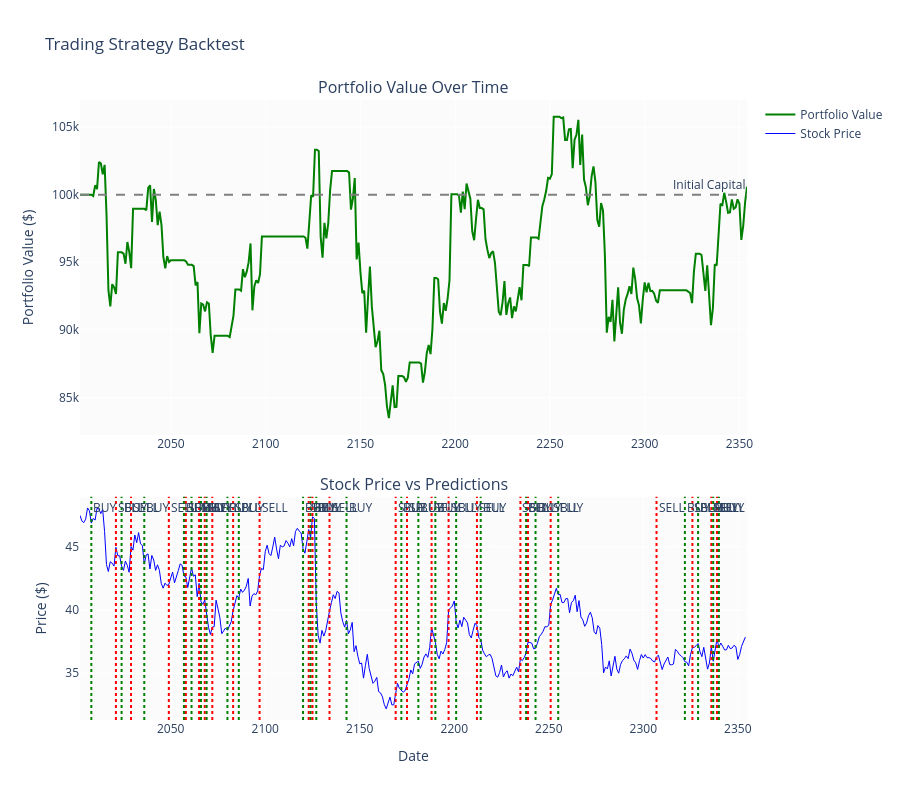

Notebook code for this chart:
### Code cell
# Run backtest
results = backtest_trading_strategy(
    model=model,
    X_test=X_test,
    y_test=y_test,
    test_df=test_df,  # Your test dataframe with Date index
    initial_capital=100000,
    fee_rate=0.001,  # 0.1% fee
    min_price_change=0.01  # 1% minimum change to trade
)

# Print results
print_backtest_results(results)

# Plot results
plot_backtest_results(results, test_df, y_test)

### Figure 1 — Plotly figure (JSON) as saved in the notebook; plotly's stock layout.template omitted (floating-point values rounded to 4 significant figures; data arrays with more than 128 entries replaced by an {"elided": "..."} marker saying what was removed)
{"data": [{"line": {"color": "green", "width": 2}, "mode": "lines", "name": "Portfolio Value", "type": "scatter", "x": {"elided": "353 int values"}, "xaxis": "x", "y": {"elided": "354 float values"}, "yaxis": "y"}, {"line": {"color": "blue", "width": 1}, "mode": "lines", "name": "Stock Price", "type": "scatter", "x": {"elided": "353 int values"}, "xaxis": "x2", "y": {"elided": "353 float values"}, "yaxis": "y2"}], "layout": {"annotations": [{"font": {"size": 16}, "showarrow": false, "text": "Portfolio Value Over Time", "x": 0.5, "xanchor": "center", "xref": "paper", "y": 1, "yanchor": "bottom", "yref": "paper"}, {"font": {"size": 16}, "showarrow": false, "text": "Stock Price vs Predictions", "x": 0.5, "xanchor": "center", "xref": "paper", "y": 0.36, "yanchor": "bottom", "yref": "paper"}, {"showarrow": false, "text": "Initial Capital", "x": 1, "xanchor": "right", "xref": "x domain", "y": 100000, "yanchor": "bottom", "yref": "y"}, {"showarrow": false, "text": "BUY", "x": 2008, "xanchor": "left", "xref": "x2", "y": 1, "yanchor": "top", "yref": "y2 domain"}, {"showarrow": false, "text": "SELL", "x": 2021, "xanchor": "left", "xref": "x2", "y": 1, "yanchor": "top", "yref": "y2 domain"}, {"showarrow": false, "text": "BUY", "x": 2024, "xanchor": "left", "xref": "x2", "y": 1, "yanchor": "top", "yref": "y2 domain"}, {"showarrow": false, "text": "SELL", "x": 2029, "xanchor": "left", "xref": "x2", "y": 1, "yanchor": "top", "yref": "y2 domain"}, {"showarrow": false, "text": "BUY", "x": 2036, "xanchor": "left", "xref": "x2", "y": 1, "yanchor": "top", "yref": "y2 domain"}, {"showarrow": false, "text": "SELL", "x": 2049, "xanchor": "left", "xref": "x2", "y": 1, "yanchor": "top", "yref": "y2 domain"}, {"showarrow": false, "text": "BUY", "x": 2057, "xanchor": "left", "xref": "x2", "y": 1, "yanchor": "top", "yref": "y2 domain"}, {"showarrow": false, "text": "SELL", "x": 2058, "xanchor": "left", "xref": "x2", "y": 1, "yanchor": "top", "yref": "y2 domain"}, {"showarrow": false, "text": "BUY", "x": 2061, "xanchor": "left", "xref": "x2", "y": 1, "yanchor": "top", "yref": "y2 domain"}, {"showarrow": false, "text": "SELL", "x": 2065, "xanchor": "left", "xref": "x2", "y": 1, "yanchor": "top", "yref": "y2 domain"}, {"showarrow": false, "text": "BUY", "x": 2066, "xanchor": "left", "xref": "x2", "y": 1, "yanchor": "top", "yref": "y2 domain"}, {"showarrow": false, "text": "SELL", "x": 2068, "xanchor": "left", "xref": "x2", "y": 1, "yanchor": "top", "yref": "y2 domain"}, {"showarrow": false, "text": "BUY", "x": 2069, "xanchor": "left", "xref": "x2", "y": 1, "yanchor": "top", "yref": "y2 domain"}, {"showarrow": false, "text": "SELL", "x": 2072, "xanchor": "left", "xref": "x2", "y": 1, "yanchor": "top", "yref": "y2 domain"}, {"showarrow": false, "text": "BUY", "x": 2080, "xanchor": "left", "xref": "x2", "y": 1, "yanchor": "top", "yref": "y2 domain"}, {"showarrow": false, "text": "SELL", "x": 2083, "xanchor": "left", "xref": "x2", "y": 1, "yanchor": "top", "yref": "y2 domain"}, {"showarrow": false, "text": "BUY", "x": 2086, "xanchor": "left", "xref": "x2", "y": 1, "yanchor": "top", "yref": "y2 domain"}, {"showarrow": false, "text": "SELL", "x": 2097, "xanchor": "left", "xref": "x2", "y": 1, "yanchor": "top", "yref": "y2 domain"}, {"showarrow": false, "text": "BUY", "x": 2120, "xanchor": "left", "xref": "x2", "y": 1, "yanchor": "top", "yref": "y2 domain"}, {"showarrow": false, "text": "SELL", "x": 2123, "xanchor": "left", "xref": "x2", "y": 1, "yanchor": "top", "yref": "y2 domain"}, {"showarrow": false, "text": "BUY", "x": 2124, "xanchor": "left", "xref": "x2", "y": 1, "yanchor": "top", "yref": "y2 domain"}, {"showarrow": false, "text": "SELL", "x": 2125, "xanchor": "left", "xref": "x2", "y": 1, "yanchor": "top", "yref": "y2 domain"}, {"showarrow": false, "text": "BUY", "x": 2127, "xanchor": "left", "xref": "x2", "y": 1, "yanchor": "top", "yref": "y2 domain"}, {"showarrow": false, "text": "SELL", "x": 2134, "xanchor": "left", "xref": "x2", "y": 1, "yanchor": "top", "yref": "y2 domain"}, {"showarrow": false, "text": "BUY", "x": 2143, "xanchor": "left", "xref": "x2", "y": 1, "yanchor": "top", "yref": "y2 domain"}, {"showarrow": false, "text": "SELL", "x": 2169, "xanchor": "left", "xref": "x2", "y": 1, "yanchor": "top", "yref": "y2 domain"}, {"showarrow": false, "text": "BUY", "x": 2172, "xanchor": "left", "xref": "x2", "y": 1, "yanchor": "top", "yref": "y2 domain"}, {"showarrow": false, "text": "SELL", "x": 2175, "xanchor": "left", "xref": "x2", "y": 1, "yanchor": "top", "yref": "y2 domain"}, {"showarrow": false, "text": "BUY", "x": 2181, "xanchor": "left", "xref": "x2", "y": 1, "yanchor": "top", "yref": "y2 domain"}, {"showarrow": false, "text": "SELL", "x": 2188, "xanchor": "left", "xref": "x2", "y": 1, "yanchor": "top", "yref": "y2 domain"}, {"showarrow": false, "text": "BUY", "x": 2190, "xanchor": "left", "xref": "x2", "y": 1, "yanchor": "top", "yref": "y2 domain"}, {"showarrow": false, "text": "SELL", "x": 2197, "xanchor": "left", "xref": "x2", "y": 1, "yanchor": "top", "yref": "y2 domain"}, {"showarrow": false, "text": "BUY", "x": 2201, "xanchor": "left", "xref": "x2", "y": 1, "yanchor": "top", "yref": "y2 domain"}, {"showarrow": false, "text": "SELL", "x": 2212, "xanchor": "left", "xref": "x2", "y": 1, "yanchor": "top", "yref": "y2 domain"}, {"showarrow": false, "text": "BUY", "x": 2214, "xanchor": "left", "xref": "x2", "y": 1, "yanchor": "top", "yref": "y2 domain"}, {"showarrow": false, "text": "SELL", "x": 2235, "xanchor": "left", "xref": "x2", "y": 1, "yanchor": "top", "yref": "y2 domain"}, {"showarrow": false, "text": "BUY", "x": 2238, "xanchor": "left", "xref": "x2", "y": 1, "yanchor": "top", "yref": "y2 domain"}, {"showarrow": false, "text": "SELL", "x": 2239, "xanchor": "left", "xref": "x2", "y": 1, "yanchor": "top", "yref": "y2 domain"}, {"showarrow": false, "text": "BUY", "x": 2243, "xanchor": "left", "xref": "x2", "y": 1, "yanchor": "top", "yref": "y2 domain"}, {"showarrow": false, "text": "SELL", "x": 2251, "xanchor": "left", "xref": "x2", "y": 1, "yanchor": "top", "yref": "y2 domain"}, {"showarrow": false, "text": "BUY", "x": 2255, "xanchor": "left", "xref": "x2", "y": 1, "yanchor": "top", "yref": "y2 domain"}, {"showarrow": false, "text": "SELL", "x": 2307, "xanchor": "left", "xref": "x2", "y": 1, "yanchor": "top", "yref": "y2 domain"}, {"showarrow": false, "text": "BUY", "x": 2322, "xanchor": "left", "xref": "x2", "y": 1, "yanchor": "top", "yref": "y2 domain"}, {"showarrow": false, "text": "SELL", "x": 2326, "xanchor": "left", "xref": "x2", "y": 1, "yanchor": "top", "yref": "y2 domain"}, {"showarrow": false, "text": "BUY", "x": 2329, "xanchor": "left", "xref": "x2", "y": 1, "yanchor": "top", "yref": "y2 domain"}, {"showarrow": false, "text": "SELL", "x": 2336, "xanchor": "left", "xref": "x2", "y": 1, "yanchor": "top", "yref": "y2 domain"}, {"showarrow": false, "text": "BUY", "x": 2337, "xanchor": "left", "xref": "x2", "y": 1, "yanchor": "top", "yref": "y2 domain"}, {"showarrow": false, "text": "SELL", "x": 2339, "xanchor": "left", "xref": "x2", "y": 1, "yanchor": "top", "yref": "y2 domain"}, {"showarrow": false, "text": "BUY", "x": 2340, "xanchor": "left", "xref": "x2", "y": 1, "yanchor": "top", "yref": "y2 domain"}], "height": 800, "shapes": [{"line": {"color": "gray", "dash": "dash"}, "type": "line", "x0": 0, "x1": 1, "xref": "x domain", "y0": 100000, "y1": 100000, "yref": "y"}, {"line": {"color": "green", "dash": "dot"}, "type": "line", "x0": 2008, "x1": 2008, "xref": "x2", "y0": 0, "y1": 1, "yref": "y2 domain"}, {"line": {"color": "red", "dash": "dot"}, "type": "line", "x0": 2021, "x1": 2021, "xref": "x2", "y0": 0, "y1": 1, "yref": "y2 domain"}, {"line": {"color": "green", "dash": "dot"}, "type": "line", "x0": 2024, "x1": 2024, "xref": "x2", "y0": 0, "y1": 1, "yref": "y2 domain"}, {"line": {"color": "red", "dash": "dot"}, "type": "line", "x0": 2029, "x1": 2029, "xref": "x2", "y0": 0, "y1": 1, "yref": "y2 domain"}, {"line": {"color": "green", "dash": "dot"}, "type": "line", "x0": 2036, "x1": 2036, "xref": "x2", "y0": 0, "y1": 1, "yref": "y2 domain"}, {"line": {"color": "red", "dash": "dot"}, "type": "line", "x0": 2049, "x1": 2049, "xref": "x2", "y0": 0, "y1": 1, "yref": "y2 domain"}, {"line": {"color": "green", "dash": "dot"}, "type": "line", "x0": 2057, "x1": 2057, "xref": "x2", "y0": 0, "y1": 1, "yref": "y2 domain"}, {"line": {"color": "red", "dash": "dot"}, "type": "line", "x0": 2058, "x1": 2058, "xref": "x2", "y0": 0, "y1": 1, "yref": "y2 domain"}, {"line": {"color": "green", "dash": "dot"}, "type": "line", "x0": 2061, "x1": 2061, "xref": "x2", "y0": 0, "y1": 1, "yref": "y2 domain"}, {"line": {"color": "red", "dash": "dot"}, "type": "line", "x0": 2065, "x1": 2065, "xref": "x2", "y0": 0, "y1": 1, "yref": "y2 domain"}, {"line": {"color": "green", "dash": "dot"}, "type": "line", "x0": 2066, "x1": 2066, "xref": "x2", "y0": 0, "y1": 1, "yref": "y2 domain"}, {"line": {"color": "red", "dash": "dot"}, "type": "line", "x0": 2068, "x1": 2068, "xref": "x2", "y0": 0, "y1": 1, "yref": "y2 domain"}, {"line": {"color": "green", "dash": "dot"}, "type": "line", "x0": 2069, "x1": 2069, "xref": "x2", "y0": 0, "y1": 1, "yref": "y2 domain"}, {"line": {"color": "red", "dash": "dot"}, "type": "line", "x0": 2072, "x1": 2072, "xref": "x2", "y0": 0, "y1": 1, "yref": "y2 domain"}, {"line": {"color": "green", "dash": "dot"}, "type": "line", "x0": 2080, "x1": 2080, "xref": "x2", "y0": 0, "y1": 1, "yref": "y2 domain"}, {"line": {"color": "red", "dash": "dot"}, "type": "line", "x0": 2083, "x1": 2083, "xref": "x2", "y0": 0, "y1": 1, "yref": "y2 domain"}, {"line": {"color": "green", "dash": "dot"}, "type": "line", "x0": 2086, "x1": 2086, "xref": "x2", "y0": 0, "y1": 1, "yref": "y2 domain"}, {"line": {"color": "red", "dash": "dot"}, "type": "line", "x0": 2097, "x1": 2097, "xref": "x2", "y0": 0, "y1": 1, "yref": "y2 domain"}, {"line": {"color": "green", "dash": "dot"}, "type": "line", "x0": 2120, "x1": 2120, "xref": "x2", "y0": 0, "y1": 1, "yref": "y2 domain"}, {"line": {"color": "red", "dash": "dot"}, "type": "line", "x0": 2123, "x1": 2123, "xref": "x2", "y0": 0, "y1": 1, "yref": "y2 domain"}, {"line": {"color": "green", "dash": "dot"}, "type": "line", "x0": 2124, "x1": 2124, "xref": "x2", "y0": 0, "y1": 1, "yref": "y2 domain"}, {"line": {"color": "red", "dash": "dot"}, "type": "line", "x0": 2125, "x1": 2125, "xref": "x2", "y0": 0, "y1": 1, "yref": "y2 domain"}, {"line": {"color": "green", "dash": "dot"}, "type": "line", "x0": 2127, "x1": 2127, "xref": "x2", "y0": 0, "y1": 1, "yref": "y2 domain"}, {"line": {"color": "red", "dash": "dot"}, "type": "line", "x0": 2134, "x1": 2134, "xref": "x2", "y0": 0, "y1": 1, "yref": "y2 domain"}, {"line": {"color": "green", "dash": "dot"}, "type": "line", "x0": 2143, "x1": 2143, "xref": "x2", "y0": 0, "y1": 1, "yref": "y2 domain"}, {"line": {"color": "red", "dash": "dot"}, "type": "line", "x0": 2169, "x1": 2169, "xref": "x2", "y0": 0, "y1": 1, "yref": "y2 domain"}, {"line": {"color": "green", "dash": "dot"}, "type": "line", "x0": 2172, "x1": 2172, "xref": "x2", "y0": 0, "y1": 1, "yref": "y2 domain"}, {"line": {"color": "red", "dash": "dot"}, "type": "line", "x0": 2175, "x1": 2175, "xref": "x2", "y0": 0, "y1": 1, "yref": "y2 domain"}, {"line": {"color": "green", "dash": "dot"}, "type": "line", "x0": 2181, "x1": 2181, "xref": "x2", "y0": 0, "y1": 1, "yref": "y2 domain"}, {"line": {"color": "red", "dash": "dot"}, "type": "line", "x0": 2188, "x1": 2188, "xref": "x2", "y0": 0, "y1": 1, "yref": "y2 domain"}, {"line": {"color": "green", "dash": "dot"}, "type": "line", "x0": 2190, "x1": 2190, "xref": "x2", "y0": 0, "y1": 1, "yref": "y2 domain"}, {"line": {"color": "red", "dash": "dot"}, "type": "line", "x0": 2197, "x1": 2197, "xref": "x2", "y0": 0, "y1": 1, "yref": "y2 domain"}, {"line": {"color": "green", "dash": "dot"}, "type": "line", "x0": 2201, "x1": 2201, "xref": "x2", "y0": 0, "y1": 1, "yref": "y2 domain"}, {"line": {"color": "red", "dash": "dot"}, "type": "line", "x0": 2212, "x1": 2212, "xref": "x2", "y0": 0, "y1": 1, "yref": "y2 domain"}, {"line": {"color": "green", "dash": "dot"}, "type": "line", "x0": 2214, "x1": 2214, "xref": "x2", "y0": 0, "y1": 1, "yref": "y2 domain"}, {"line": {"color": "red", "dash": "dot"}, "type": "line", "x0": 2235, "x1": 2235, "xref": "x2", "y0": 0, "y1": 1, "yref": "y2 domain"}, {"line": {"color": "green", "dash": "dot"}, "type": "line", "x0": 2238, "x1": 2238, "xref": "x2", "y0": 0, "y1": 1, "yref": "y2 domain"}, {"line": {"color": "red", "dash": "dot"}, "type": "line", "x0": 2239, "x1": 2239, "xref": "x2", "y0": 0, "y1": 1, "yref": "y2 domain"}, {"line": {"color": "green", "dash": "dot"}, "type": "line", "x0": 2243, "x1": 2243, "xref": "x2", "y0": 0, "y1": 1, "yref": "y2 domain"}, {"line": {"color": "red", "dash": "dot"}, "type": "line", "x0": 2251, "x1": 2251, "xref": "x2", "y0": 0, "y1": 1, "yref": "y2 domain"}, {"line": {"color": "green", "dash": "dot"}, "type": "line", "x0": 2255, "x1": 2255, "xref": "x2", "y0": 0, "y1": 1, "yref": "y2 domain"}, {"line": {"color": "red", "dash": "dot"}, "type": "line", "x0": 2307, "x1": 2307, "xref": "x2", "y0": 0, "y1": 1, "yref": "y2 domain"}, {"line": {"color": "green", "dash": "dot"}, "type": "line", "x0": 2322, "x1": 2322, "xref": "x2", "y0": 0, "y1": 1, "yref": "y2 domain"}, {"line": {"color": "red", "dash": "dot"}, "type": "line", "x0": 2326, "x1": 2326, "xref": "x2", "y0": 0, "y1": 1, "yref": "y2 domain"}, {"line": {"color": "green", "dash": "dot"}, "type": "line", "x0": 2329, "x1": 2329, "xref": "x2", "y0": 0, "y1": 1, "yref": "y2 domain"}, {"line": {"color": "red", "dash": "dot"}, "type": "line", "x0": 2336, "x1": 2336, "xref": "x2", "y0": 0, "y1": 1, "yref": "y2 domain"}, {"line": {"color": "green", "dash": "dot"}, "type": "line", "x0": 2337, "x1": 2337, "xref": "x2", "y0": 0, "y1": 1, "yref": "y2 domain"}, {"line": {"color": "red", "dash": "dot"}, "type": "line", "x0": 2339, "x1": 2339, "xref": "x2", "y0": 0, "y1": 1, "yref": "y2 domain"}, {"line": {"color": "green", "dash": "dot"}, "type": "line", "x0": 2340, "x1": 2340, "xref": "x2", "y0": 0, "y1": 1, "yref": "y2 domain"}], "title": {"text": "Trading Strategy Backtest"}, "xaxis": {"anchor": "y", "domain": [0, 1]}, "xaxis2": {"anchor": "y2", "domain": [0, 1], "title": {"text": "Date"}}, "yaxis": {"anchor": "x", "domain": [0.46, 1], "title": {"text": "Portfolio Value ($)"}}, "yaxis2": {"anchor": "x2", "domain": [0, 0.36], "title": {"text": "Price ($)"}}}}
